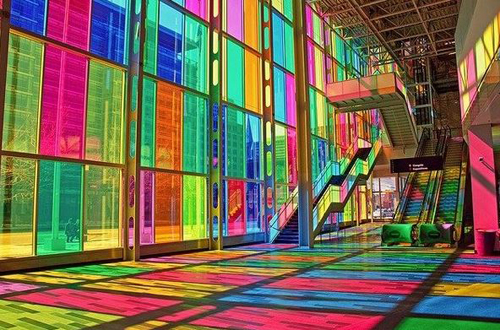
#> input picture Labs/Lab1/ex2.JPG, 500 x 330 px, given in place of ex2.png, which was not available
$ jupyter execute Lab3.ipynb   (text cells are left out)
#> lines starting #> are read from the running program, lines starting #| are printed output that depends on the picture; after the words box and inside, x2 and y2 are one past the last pixel; in counts of white or black regions, pixels touching at a corner belong together; pictures that were not available may be replaced by others from this repository, and a replacement may not be noted
[cell 1]
import cv2
import numpy as np
import matplotlib.pyplot as plt

[cell 2]
img_half = cv2.imread("./ex2.png", cv2.IMREAD_GRAYSCALE)
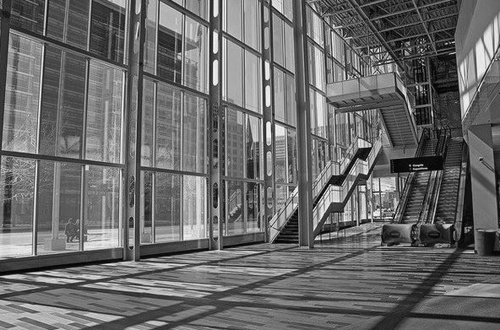
#> img_half: shape (330, 500); min 0, max 253, mean 106.2
img_chess = cv2.imread("./ex1.png", cv2.IMREAD_GRAYSCALE)
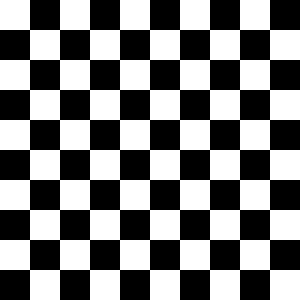
#> input picture Labs/Lab3/ex1.png, 100 x 100 px (shown 3 times larger)
#> img_chess: shape (100, 100); values 100 (black) and 200 (white), 50% white; 1 white region, box (x1, y1, x2, y2) and area: (0, 0, 100, 100) 5000

[cell 3]
#img_half
hist_half = cv2.calcHist([img_half], [0], None, [256], [0, 256])
#> hist_half = 256 values, max 1455 at index 113, min 0 at index 252, mean 644.5
#img_chess
hist_chess = cv2.calcHist([img_chess], [0], None, [256], [0, 256])
#> hist_chess = 256 values, max 5000 at index 100, min 0 at index 0, mean 39.06

[cell 4]
plt.figure(figsize=(20,10))
plt.subplot(121)
plt.imshow(img_half, cmap = 'gray');
plt.subplot(122)
plt.plot(hist_half); plt.xlim([0, 255]); plt.grid(); plt.show();
#> after `plt.plot(hist_half)`:
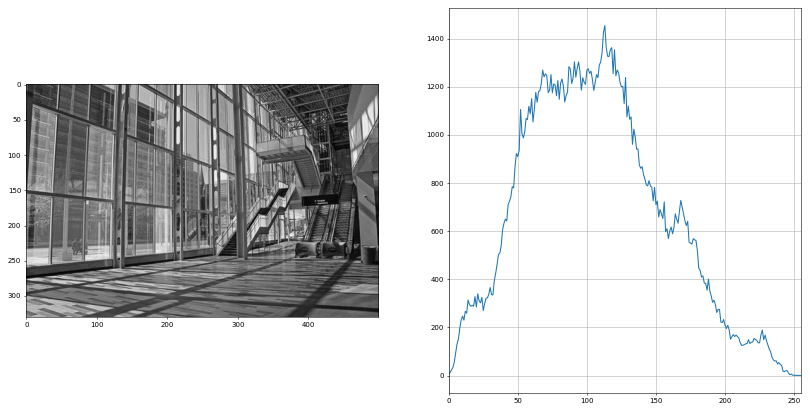
#> figure drawn by matplotlib, 2 panels; panel 2: curve peaks at x = 113, y = 1455

plt.figure(figsize=(20,10))
plt.subplot(121)
plt.imshow(img_chess, cmap = 'gray');
plt.subplot(122)
plt.plot(hist_chess); plt.xlim([0, 255]); plt.grid(); plt.show();
#> after `plt.plot(hist_chess)`:
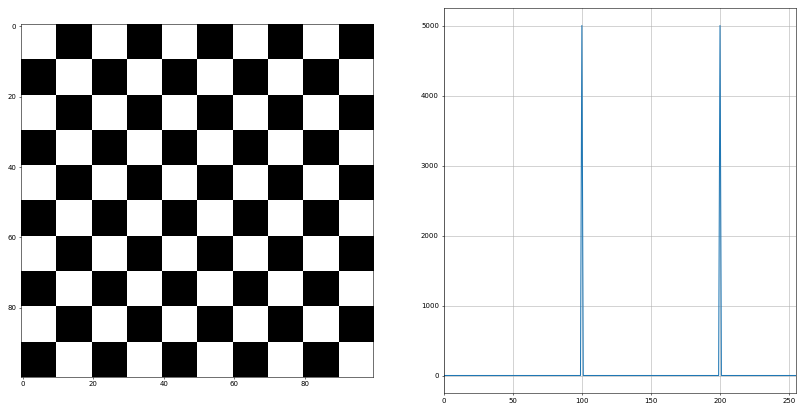
#> figure drawn by matplotlib, 2 panels; panel 2: curve peaks at x = 100, y = 5000


plt.show();

[cell 5]
half_blur3 = cv2.GaussianBlur(img_half,(3,3),0)
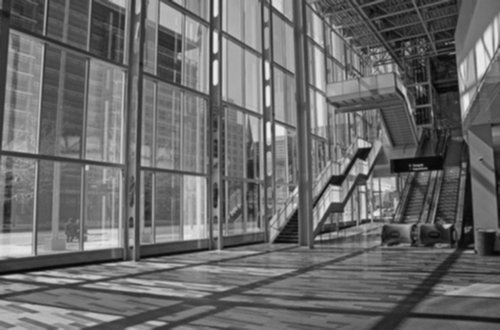
#> half_blur3: shape (330, 500); min 6, max 237, mean 106.2
half_blur5 = cv2.GaussianBlur(img_half,(5,5),0)
half_blur9 = cv2.GaussianBlur(img_half,(9,9),0)
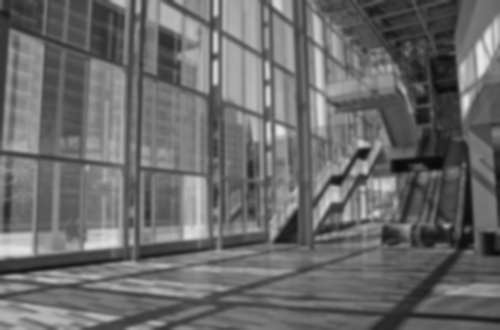
#> half_blur9: shape (330, 500); min 10, max 229, mean 106.2
half_blur15 = cv2.GaussianBlur(img_half,(15,15),0)


chess_blur3 = cv2.GaussianBlur(img_chess,(3,3),0)
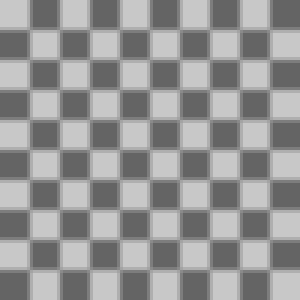
#> chess_blur3: shape (100, 100) (shown 3 times larger); min 100, max 200, mean 150
chess_blur5 = cv2.GaussianBlur(img_chess,(5,5),0)
chess_blur9 = cv2.GaussianBlur(img_chess,(9,9),0)
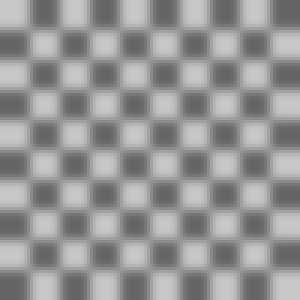
#> chess_blur9: shape (100, 100) (shown 3 times larger); min 100, max 200, mean 150
chess_blur15 = cv2.GaussianBlur(img_chess,(15,15),0)

[cell 6]
half_blur3_hist = cv2.calcHist([half_blur3], [0], None, [256], [0, 256])
#> half_blur3_hist = 256 values, max 1699 at index 113, min 0 at index 0, mean 644.5
half_blur5_hist = cv2.calcHist([half_blur5], [0], None, [256], [0, 256])
#> half_blur5_hist = 256 values, max 1811 at index 113, min 0 at index 0, mean 644.5
half_blur9_hist = cv2.calcHist([half_blur9], [0], None, [256], [0, 256])
#> half_blur9_hist = 256 values, max 1999 at index 114, min 0 at index 0, mean 644.5
half_blur15_hist = cv2.calcHist([half_blur15], [0], None, [256], [0, 256])
#> half_blur15_hist = 256 values, max 2286 at index 114, min 0 at index 0, mean 644.5

chess_blur3_hist = cv2.calcHist([chess_blur3], [0], None, [256], [0, 256])
#> chess_blur3_hist = 256 values, max 3362 at index 100, min 0 at index 0, mean 39.06
chess_blur5_hist = cv2.calcHist([chess_blur5], [0], None, [256], [0, 256])
#> chess_blur5_hist = 256 values, max 2048 at index 100, min 0 at index 0, mean 39.06
chess_blur9_hist = cv2.calcHist([chess_blur9], [0], None, [256], [0, 256])
#> chess_blur9_hist = 256 values, max 504 at index 102, min 0 at index 0, mean 39.06
chess_blur15_hist = cv2.calcHist([chess_blur15], [0], None, [256], [0, 256])
#> chess_blur15_hist = 256 values, max 324 at index 122, min 0 at index 0, mean 39.06

[cell 7]
def plot_sublot_img_with_hist(img, hist):
    plt.figure(figsize=(20,10))
    plt.subplot(121)
    plt.imshow(img, cmap = 'gray');
    plt.subplot(122)
    plt.plot(hist); plt.xlim([0, 255]); plt.grid(); plt.show();

    plt.show();


img_hist_lists = [
    [half_blur3, half_blur3_hist],
    [half_blur5, half_blur5_hist],
    [half_blur9, half_blur9_hist],
    [half_blur15, half_blur15_hist],

    [chess_blur3, chess_blur3_hist],
    [chess_blur5, chess_blur5_hist],
    [chess_blur9, chess_blur9_hist],
    [chess_blur15, chess_blur15_hist],

]

for img_hist in img_hist_lists:
    plot_sublot_img_with_hist(img_hist[0], img_hist[1])
#> this loop made 8 passes
#> pass 1, in plot_sublot_img_with_hist, `plt.plot(hist)`:
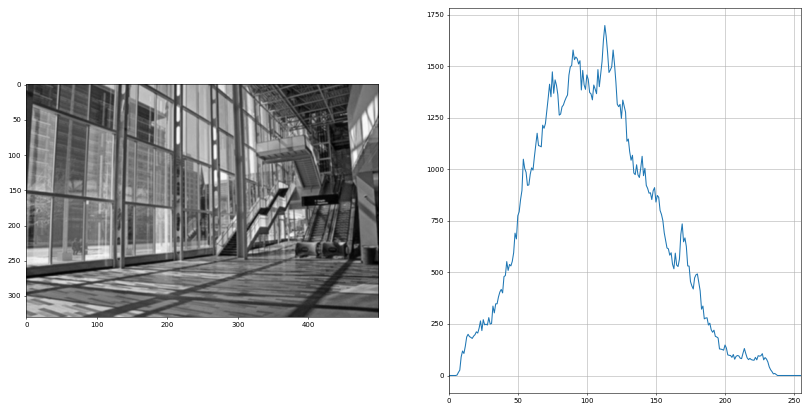
#> figure drawn by matplotlib, 2 panels; panel 2: curve peaks at x = 113, y = 1699
#> pass 2, in plot_sublot_img_with_hist (call 2), `plt.plot(hist)`:
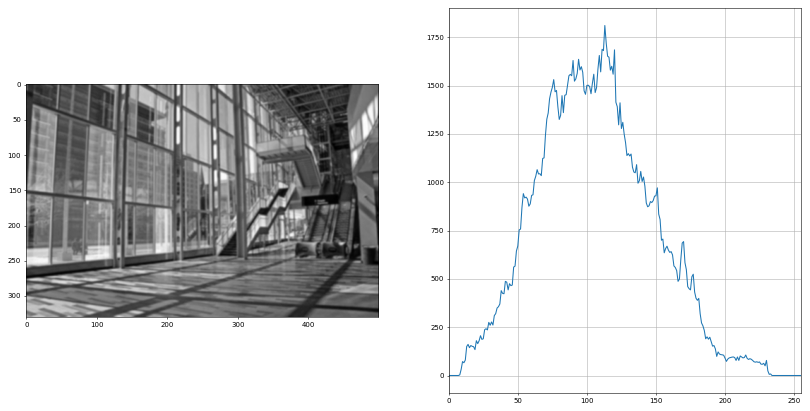
#> figure drawn by matplotlib, 2 panels; panel 2: curve peaks at x = 113, y = 1811
